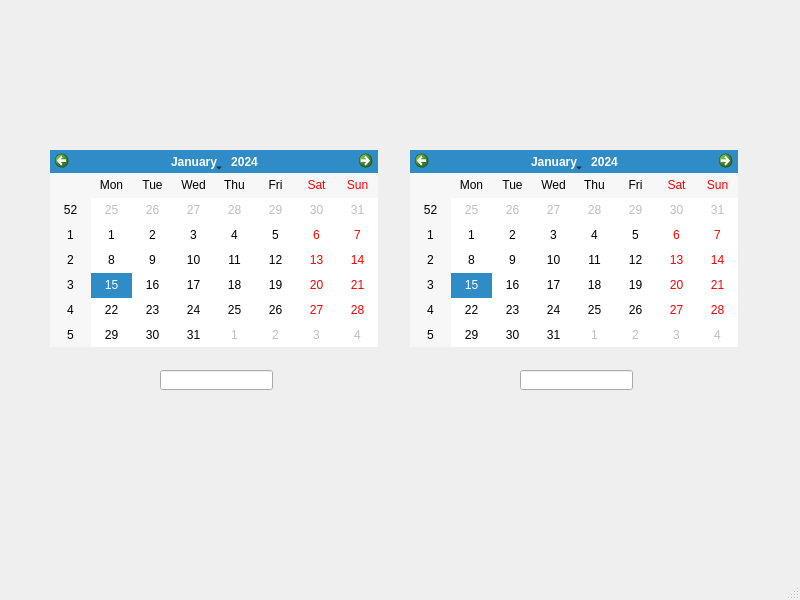
<?xml version="1.0" encoding="UTF-8"?>
<ui version="4.0">
 <class>MainWindow</class>
 <widget class="QMainWindow" name="MainWindow">
  <property name="geometry">
   <rect>
    <x>0</x>
    <y>0</y>
    <width>800</width>
    <height>600</height>
   </rect>
  </property>
  <property name="windowTitle">
   <string>MainWindow</string>
  </property>
  <widget class="QWidget" name="centralwidget">
   <widget class="QCalendarWidget" name="calendarWidget_2">
    <property name="geometry">
     <rect>
      <x>50</x>
      <y>150</y>
      <width>328</width>
      <height>197</height>
     </rect>
    </property>
   </widget>
   <widget class="QCalendarWidget" name="calendarWidget_3">
    <property name="geometry">
     <rect>
      <x>410</x>
      <y>150</y>
      <width>328</width>
      <height>197</height>
     </rect>
    </property>
   </widget>
   <widget class="QLineEdit" name="lineEdit">
    <property name="geometry">
     <rect>
      <x>160</x>
      <y>370</y>
      <width>113</width>
      <height>20</height>
     </rect>
    </property>
   </widget>
   <widget class="QLineEdit" name="lineEdit_2">
    <property name="geometry">
     <rect>
      <x>520</x>
      <y>370</y>
      <width>113</width>
      <height>20</height>
     </rect>
    </property>
   </widget>
  </widget>
  <widget class="QMenuBar" name="menubar">
   <property name="geometry">
    <rect>
     <x>0</x>
     <y>0</y>
     <width>800</width>
     <height>23</height>
    </rect>
   </property>
  </widget>
  <widget class="QStatusBar" name="statusbar"/>
 </widget>
 <resources/>
 <connections/>
</ui>
